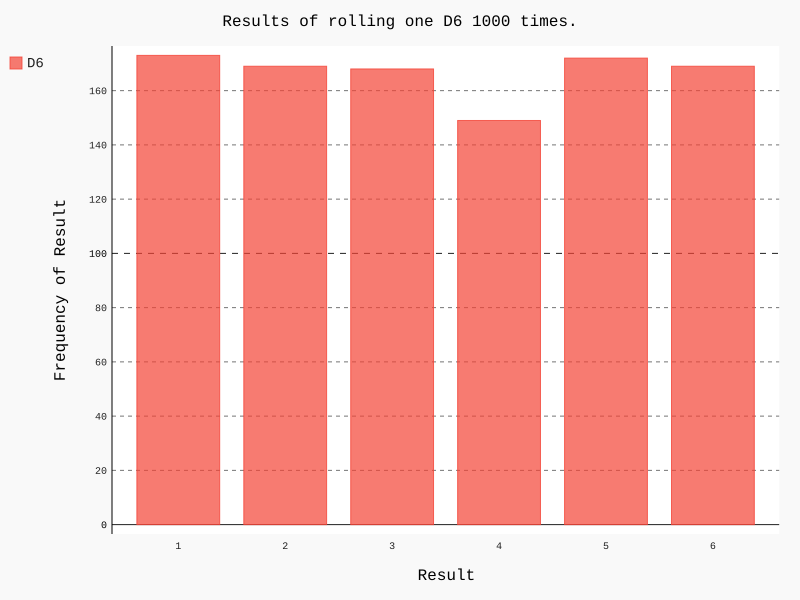

Write Python code to recreate this figure.
import pygal
from die import Die

# create a D6
die = Die()

# throw a dice and save the result in a result
results = []
for roll_num in range(1000):
    result = die.roll()
    results.append(result)

# analysis
frequencies = []
for value in range(1, die.num_sides+1):
    frequency = results.count(value)
    frequencies.append(frequency)

# visualiztaion
hist = pygal.Bar()
hist.title = "Results of rolling one D6 1000 times."
hist.x_labels = ['1', '2', '3', '4', '5', '6']
hist.x_title = "Result"
hist.y_title = "Frequency of Result"
hist.add('D6', frequencies)
hist.render_to_file('die_visual.svg')

print(frequencies)
